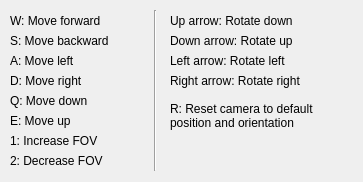
<?xml version="1.0" encoding="UTF-8"?>
<ui version="4.0">
 <class>CameraControlsHelp</class>
 <widget class="QWidget" name="CameraControlsHelp">
  <property name="geometry">
   <rect>
    <x>0</x>
    <y>0</y>
    <width>363</width>
    <height>182</height>
   </rect>
  </property>
  <property name="windowTitle">
   <string>Camera Controls</string>
  </property>
  <widget class="QLabel" name="label">
   <property name="geometry">
    <rect>
     <x>10</x>
     <y>10</y>
     <width>121</width>
     <height>21</height>
    </rect>
   </property>
   <property name="text">
    <string>W: Move forward</string>
   </property>
   <property name="alignment">
    <set>Qt::AlignLeading|Qt::AlignLeft|Qt::AlignVCenter</set>
   </property>
  </widget>
  <widget class="QLabel" name="label_2">
   <property name="geometry">
    <rect>
     <x>10</x>
     <y>30</y>
     <width>121</width>
     <height>21</height>
    </rect>
   </property>
   <property name="text">
    <string>S: Move backward</string>
   </property>
   <property name="alignment">
    <set>Qt::AlignLeading|Qt::AlignLeft|Qt::AlignVCenter</set>
   </property>
  </widget>
  <widget class="QLabel" name="label_3">
   <property name="geometry">
    <rect>
     <x>10</x>
     <y>50</y>
     <width>111</width>
     <height>21</height>
    </rect>
   </property>
   <property name="text">
    <string>A: Move left</string>
   </property>
   <property name="alignment">
    <set>Qt::AlignLeading|Qt::AlignLeft|Qt::AlignVCenter</set>
   </property>
  </widget>
  <widget class="QLabel" name="label_4">
   <property name="geometry">
    <rect>
     <x>10</x>
     <y>70</y>
     <width>111</width>
     <height>21</height>
    </rect>
   </property>
   <property name="text">
    <string>D: Move right</string>
   </property>
   <property name="alignment">
    <set>Qt::AlignLeading|Qt::AlignLeft|Qt::AlignVCenter</set>
   </property>
  </widget>
  <widget class="QLabel" name="label_5">
   <property name="geometry">
    <rect>
     <x>170</x>
     <y>30</y>
     <width>161</width>
     <height>21</height>
    </rect>
   </property>
   <property name="text">
    <string>Down arrow: Rotate up</string>
   </property>
   <property name="alignment">
    <set>Qt::AlignLeading|Qt::AlignLeft|Qt::AlignVCenter</set>
   </property>
  </widget>
  <widget class="QLabel" name="label_6">
   <property name="geometry">
    <rect>
     <x>170</x>
     <y>10</y>
     <width>161</width>
     <height>21</height>
    </rect>
   </property>
   <property name="text">
    <string>Up arrow: Rotate down</string>
   </property>
   <property name="alignment">
    <set>Qt::AlignLeading|Qt::AlignLeft|Qt::AlignVCenter</set>
   </property>
  </widget>
  <widget class="QLabel" name="label_7">
   <property name="geometry">
    <rect>
     <x>170</x>
     <y>70</y>
     <width>171</width>
     <height>21</height>
    </rect>
   </property>
   <property name="text">
    <string>Right arrow: Rotate right</string>
   </property>
   <property name="alignment">
    <set>Qt::AlignLeading|Qt::AlignLeft|Qt::AlignVCenter</set>
   </property>
  </widget>
  <widget class="QLabel" name="label_8">
   <property name="geometry">
    <rect>
     <x>170</x>
     <y>50</y>
     <width>151</width>
     <height>21</height>
    </rect>
   </property>
   <property name="text">
    <string>Left arrow: Rotate left</string>
   </property>
   <property name="alignment">
    <set>Qt::AlignLeading|Qt::AlignLeft|Qt::AlignVCenter</set>
   </property>
  </widget>
  <widget class="QLabel" name="label_9">
   <property name="geometry">
    <rect>
     <x>10</x>
     <y>90</y>
     <width>111</width>
     <height>21</height>
    </rect>
   </property>
   <property name="text">
    <string>Q: Move down</string>
   </property>
   <property name="alignment">
    <set>Qt::AlignLeading|Qt::AlignLeft|Qt::AlignVCenter</set>
   </property>
  </widget>
  <widget class="QLabel" name="label_10">
   <property name="geometry">
    <rect>
     <x>10</x>
     <y>110</y>
     <width>111</width>
     <height>21</height>
    </rect>
   </property>
   <property name="text">
    <string>E: Move up</string>
   </property>
   <property name="alignment">
    <set>Qt::AlignLeading|Qt::AlignLeft|Qt::AlignVCenter</set>
   </property>
  </widget>
  <widget class="QLabel" name="label_13">
   <property name="geometry">
    <rect>
     <x>10</x>
     <y>130</y>
     <width>141</width>
     <height>21</height>
    </rect>
   </property>
   <property name="text">
    <string>1: Increase FOV</string>
   </property>
   <property name="alignment">
    <set>Qt::AlignLeading|Qt::AlignLeft|Qt::AlignVCenter</set>
   </property>
  </widget>
  <widget class="QLabel" name="label_14">
   <property name="geometry">
    <rect>
     <x>10</x>
     <y>150</y>
     <width>141</width>
     <height>21</height>
    </rect>
   </property>
   <property name="text">
    <string>2: Decrease FOV</string>
   </property>
   <property name="alignment">
    <set>Qt::AlignLeading|Qt::AlignLeft|Qt::AlignVCenter</set>
   </property>
  </widget>
  <widget class="Line" name="line">
   <property name="geometry">
    <rect>
     <x>140</x>
     <y>10</y>
     <width>31</width>
     <height>161</height>
    </rect>
   </property>
   <property name="orientation">
    <enum>Qt::Vertical</enum>
   </property>
  </widget>
  <widget class="QLabel" name="label_11">
   <property name="geometry">
    <rect>
     <x>170</x>
     <y>100</y>
     <width>171</width>
     <height>31</height>
    </rect>
   </property>
   <property name="text">
    <string>R: Reset camera to default position and orientation</string>
   </property>
   <property name="alignment">
    <set>Qt::AlignLeading|Qt::AlignLeft|Qt::AlignVCenter</set>
   </property>
   <property name="wordWrap">
    <bool>true</bool>
   </property>
  </widget>
 </widget>
 <resources/>
 <connections/>
</ui>
